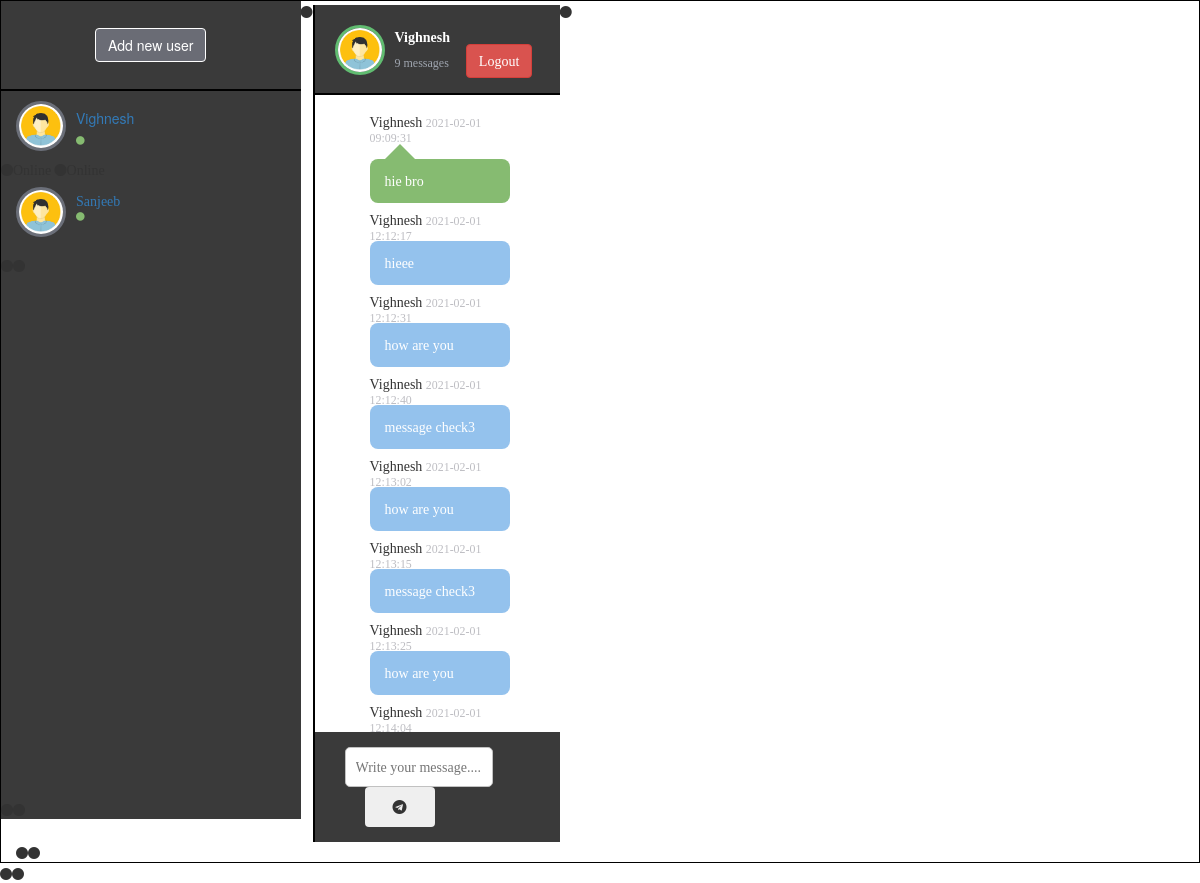
Page /home.php?user_name=Vighnesh (signed in) on the committed database.
### tables this page shows
CREATE TABLE `users` (
  `user_id` int(11) NOT NULL,
  `user_name` varchar(100) NOT NULL,
  `user_pass` varchar(100) NOT NULL,
  `user_email` varchar(100) NOT NULL,
  `user_profile` varchar(255) NOT NULL,
  `user_country` text NOT NULL,
  `user_gender` text NOT NULL,
  `forgotten_answer` varchar(100) NOT NULL,
  `log_in` varchar(7) NOT NULL
);

CREATE TABLE `users_chat` (
  `msg_id` int(11) NOT NULL,
  `sender_username` varchar(100) NOT NULL,
  `receiver_username` varchar(100) NOT NULL,
  `msg_content` varchar(255) NOT NULL,
  `msg_status` text NOT NULL,
  `msg_date` timestamp NOT NULL DEFAULT current_timestamp()
);

### home.php (the view, shortened to what this page needs)
<!DOCTYPE html>
<?php
    if(!isset($_SESSION['user_email'])){
        header("location: signin.php");
    }
    else {
?>
<html lang="en">
<head>
    <link href="https://maxcdn.bootstrapcdn.com/bootstrap/3.3.7/css/bootstrap.min.css" rel="stylesheet">
    <link href="css/home.css" rel="stylesheet" type="text/css">
    <link rel="stylesheet" type="text/css" href="https://maxcdn.bootstrapcdn.com/font-awesome/4.7.0/css/font-awesome.min.css">
</head>
<body>
    <div class="container main-section">
        <div class="row">
            <div class="col-md-3 col-sm-3 col-xs-12 left-sidebar">
                <div class="input-group searchbox">
                    <div class="input-group-btn">
                        <center>
                            <a href="include/find_friends.php">
                                <button class="btn btn-default search-icon" name="search_user" type="submit">
                                Add new user
                                </button>
                            </a>
                        </center>
                    </div>
                </div>
                <div class="left-chat">
                    <ul>
                        <?php
                            include("include/get_users_data.php");
                        ?>
                    </ul>
                </div>
            </div>
            <div class="col-md-9 col-sm-9 col-xs-12 right-sidebar">
                <div class="row">
                    <?php
                        $user = $_SESSION['user_email'];
                        $get_user = "select * from users where user_email='$user'";
                        $run_user = mysqli_query($con, $get_user);
                        $row = mysqli_fetch_array($run_user);
                        $user_name = $row['user_name'];
                    ?>
                    <?php
                        if(isset($_GET['user_name'])){
                            global $con;
                            $get_username = $_GET['user_name'];
                            $get_user = "select * from users where user_name = '$get_username'";
                            $run_user = mysqli_query($con, $get_user);
                            $row_user = mysqli_fetch_array($run_user);
                            $username = $row_user['user_name'];
                        }
                        $total_messages = "select * from users_chat where (sender_username='$user_name' AND receiver_username='$username') OR (receiver_username='$user_name' AND sender_username='$username')";
                        $run_messages = mysqli_query($con, $total_messages);
                        $total = mysqli_num_rows($run_messages);
                    ?>
                    <div class="col-md-12 right-header">
                        <div class="right-header-img">
                            <img alt="#" src=<?php echo"$user_profile"; ?>>
                        </div>
                        <div class="right-header-detail">
                            <form method="POST">
                                <p><?php echo "$username"; ?></p>
                                <span><?php echo $total; ?>
                                    messages
                                </span> &nbsp &nbsp
                                <button name="logout" class="btn btn-danger">
                                    Logout
                                </button>
                            </form>
                        </div>
                    </div>
                </div>
                <div class="row">
                    <div id="scrolling_to_bottom" class="col-md-12 right-header-contentChat">
                        <?php
                            $sel_msg = "select * from users_chat where (sender_username='$user_name' AND receiver_username='$username') OR (receiver_username='$user_name' AND sender_username='$username') ORDER by 1 ASC";
                            $run_msg = mysqli_query($con, $sel_msg);
                            while ($row = mysqli_fetch_array($run_msg)){
                                $sender_username = $row['sender_username'];
                                $receiver_username = $row['receiver_username'];
                                $msg_content = $row['msg_content'];
                                $msg_date = $row['msg_date'];
                        ?>
                        <ul>
                            <?php
                                if($user_name == $sender_username && $username == $receiver_username)
                                {
                                    echo "
                                        <li>
                                            <div class='rightside-right-chat'>
                                                <span>
                                                    $username <small>$msg_date</small>
                                                </span> <br><br>
                                                <p>$msg_content</p>
                                            </div>
                                        </li>
                                    ";
                                }
                                else if($user_name == $receiver_username && $username == $sender_username)
                                {
                                    echo "
                                        <li>
                                            <div class='rightside-left-chat'>
                                                <span>
                                                    $username <small>$msg_date</small>
                                                </span> <br><br>
                                                <p>$msg_content</p>
                                            </div>
                                        </li>
                                    ";
                                }
                            ?>
                        </ul>
                        <?php
                            }
                        ?>
                    </div>
                </div>
                <div class="row">
                    <div class="col-md-12 right-chat-textbox">
                        <form method="POST">
                            <input type="text" name="msg_content" autocomplete="off" placeholder="Write your message....">
                            <button class="btn" name="submit">
                                <i class="fa fa-telegram" aria-hidden="true"></i>
                            </button>
                        </form>
                    </div>
                </div>
            </div>
        </div>
    </div>
</body>
</html>
<?php } ?>

### include/get_users_data.php (shortened to what this page needs)
<?php
$con = mysqli_connect("localhost", "root", "", "chatproject");
    $user = "select * from users";
    $run_user = mysqli_query($con, $user);
    while ($row_user = mysqli_fetch_array($run_user))
    {
        $user_name = $row_user['user_name'];
        $user_profile = $row_user['user_profile'];
        $login = $row_user['log_in'];
        echo"
            <li>
                <div class = 'chat-left-img'>
                    <img src='$user_profile'>
                </div>
                <div class = 'chat-left-detail'>
                    <p>
                    <a href='home.php?user_name=$user_name'>$user_name</a>
                    </p>";
                if($login == 'Online'){
                    echo"<span><i class='fa fa-circle' aria-hidden='true'></li>Online</span>";
                }
                else{
                    echo"<span><i class='fa fa-circle-o' aria-hidden='true'></li>Offline</span>";
                }
    }
?>

### css/home.css (style rules this page uses)
.main-section { border: 1px solid #000; width: 100%; }
.left-sidebar { background-color: #3a3a3a; padding: 0px; }
.searchbox { width: 100%; padding: 27px 10px; border-bottom: 2px solid #000; }
.form-control, .search-icon, .search-icon:hover { background-color: #6a6c75; border: 1px solid #fff; color: #fff; box-shadow: none !important; }
.chat-left-img, .chat-left-detail { float: left; }
.left-chat { overflow-y: scroll; }
.left-chat ul { overflow: hidden; padding: 0px; }
.left-chat ul li { list-style: none; width: 100%; float: left; margin: 10px 0px 8px 15px; }
.chat-left-img img { width: 50px; height: 50px; border-radius: 50%; text-align: left; float: fixed; border: 3px solid #6b6f79; }
.chat-left-detail { margin-left: 10px; }
.chat-left-detail p { margin: 0px; color: #fff; padding: 7px 0px 0px; }
.chat-left-detail span { color: #b8bb71; }
.chat-left-detail span i { color: #86bb71; font-size: 10px; }
.right-sidebar { border-left: 2px solid #000; }
.right-header { border-bottom: 2px solid #000; margin: 0px; padding: 0px; }
.right-header-img img { width: 50px; height: 50px; float: left; border-radius: 50%; border: 3px solid#61bc71; margin-right: 10px; }
.right-header { padding: 20px; height: 90px; background-color: #3a3a3a; }
.right-header-detail p { margin: 0px; color: #fff; font-weight: bold; padding-top: 5px; }
.right-header-detail span { color: #9fa5af; font-size: 12px; }
.rightside-left-chat, .rightside-right-chat { float: left; width: 80%; position: relative; }
.rightside-right-chat { float: right; margin-right: 35px; }
.right-header-contentChat { overflow-y: scroll; background-color: #ffffff; position: relative; }
.right-header-contentChat ul li { list-style: none; margin-top: 20px; }
.right-header-contentChat .rightside-left-chat p, .right-header-contentChat .rightside-right-chat p { background-color: #86bb71; padding: 15px; border-radius: 8px; color: #fff; }
.right-header-contentChat .rightside-right-chat p { background-color: #94c2ed; }
.right-chat-textbox { padding: 15px 30px; width: 100%; background-color: #3a3a3a; }
.right-chat-textbox input { width: 80%; height: 40px; border: 2px solid #3d85ca; border-radius: 5px; padding: 0px 10px; border: 1px solid #c1c1c1; }
.right-chat-textbox button { height: 40px; width: 70px; margin-left: 20px; }
.rightside-right-chat span { float: right; }
.rightside-right-chat span small, .rightside-left-chat span small { color: #bdbdc2; }
.rightside-left-chat:before { content: " "; position: absolute; top: 14px; left: 15px; bottom: 150px; border: 15px solid transparent; border-bottom-color: #86bb71; z-index: 1; }
.rightside-right-chat:before { content: " "; position: absolute; top: 14px; right: 15px; bottom: 150px; border: 15px solid transparent; border-bottom-color: #94c2ed; }

### rows in the picture
users: user_profile (picture), user_name "Vighnesh", log_in "Online" (drawn)
users: user_profile (picture), user_name "Sanjeeb", log_in "Online" (drawn)
users_chat: msg_date "2021-02-01 09:09:31", msg_content "hie bro"
users_chat: msg_date "2021-02-01 12:12:17", msg_content "hieee"
users_chat: msg_date "2021-02-01 12:12:31", msg_content "how are you"
users_chat: msg_date "2021-02-01 12:12:40", msg_content "message check3"
users_chat: msg_date "2021-02-01 12:13:02", msg_content "how are you"
users_chat: msg_date "2021-02-01 12:13:15", msg_content "message check3"
users_chat: msg_date "2021-02-01 12:13:25", msg_content "how are you"
users_chat: msg_date "2021-02-01 12:14:04"

### other values in the picture
$total "9"
